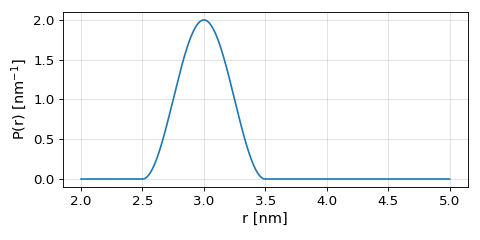

Reproduce this figure in Python.
import deerlab as dl
import matplotlib.pyplot as plt
import numpy as np
model = dl.dd_cos
r = np.linspace(2,5,400)
info = model()
par0 = info['Start']
P = model(r,par0)
plt.figure(figsize=[6,3])
plt.plot(r,P)
plt.xlabel('r [nm]',fontsize=13)
plt.ylabel('P(r) [nm$^{-1}$]',fontsize=13)
plt.grid(alpha=0.4)
plt.tick_params(labelsize=12)
plt.tick_params(labelsize=12)
plt.tight_layout()
